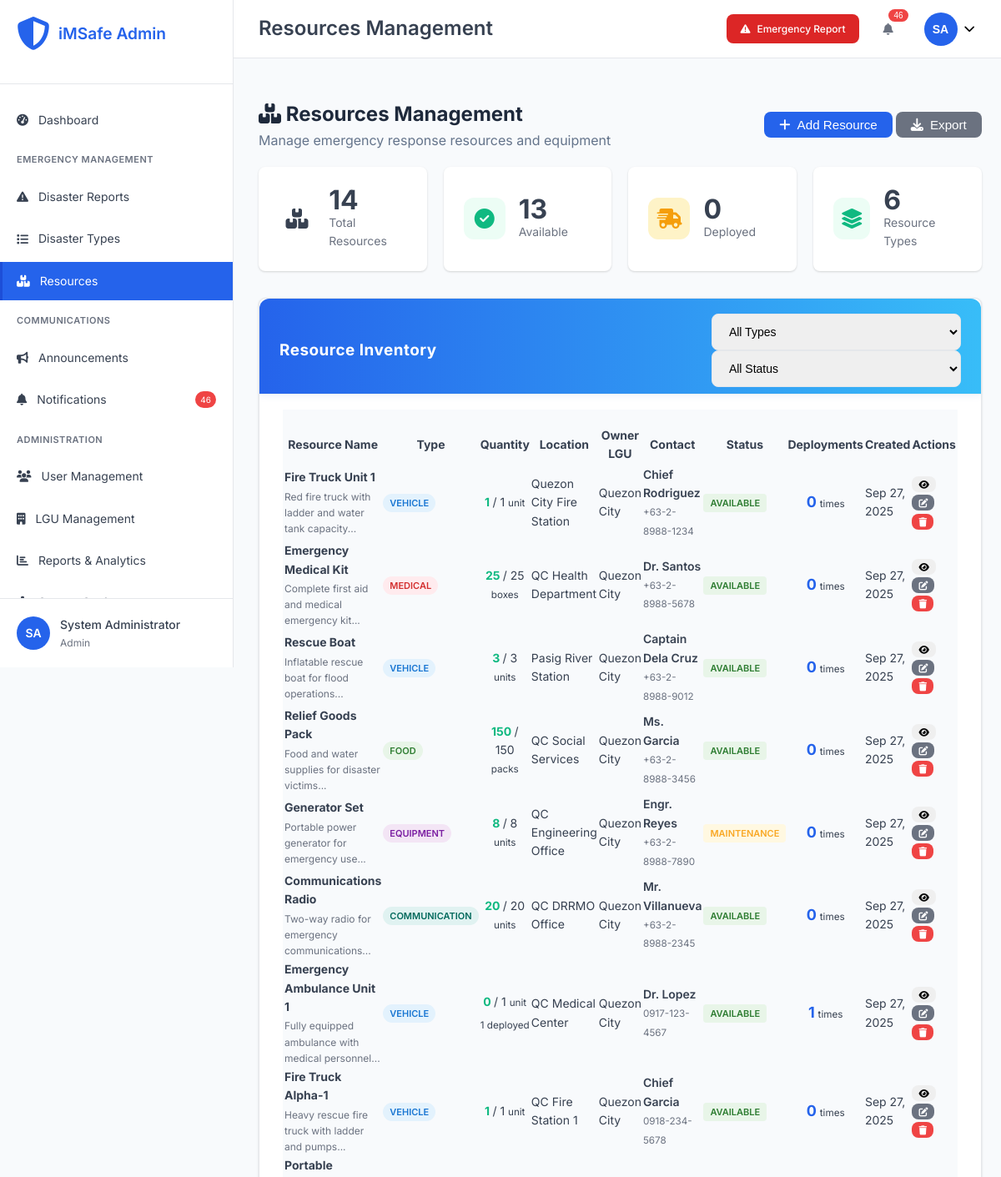
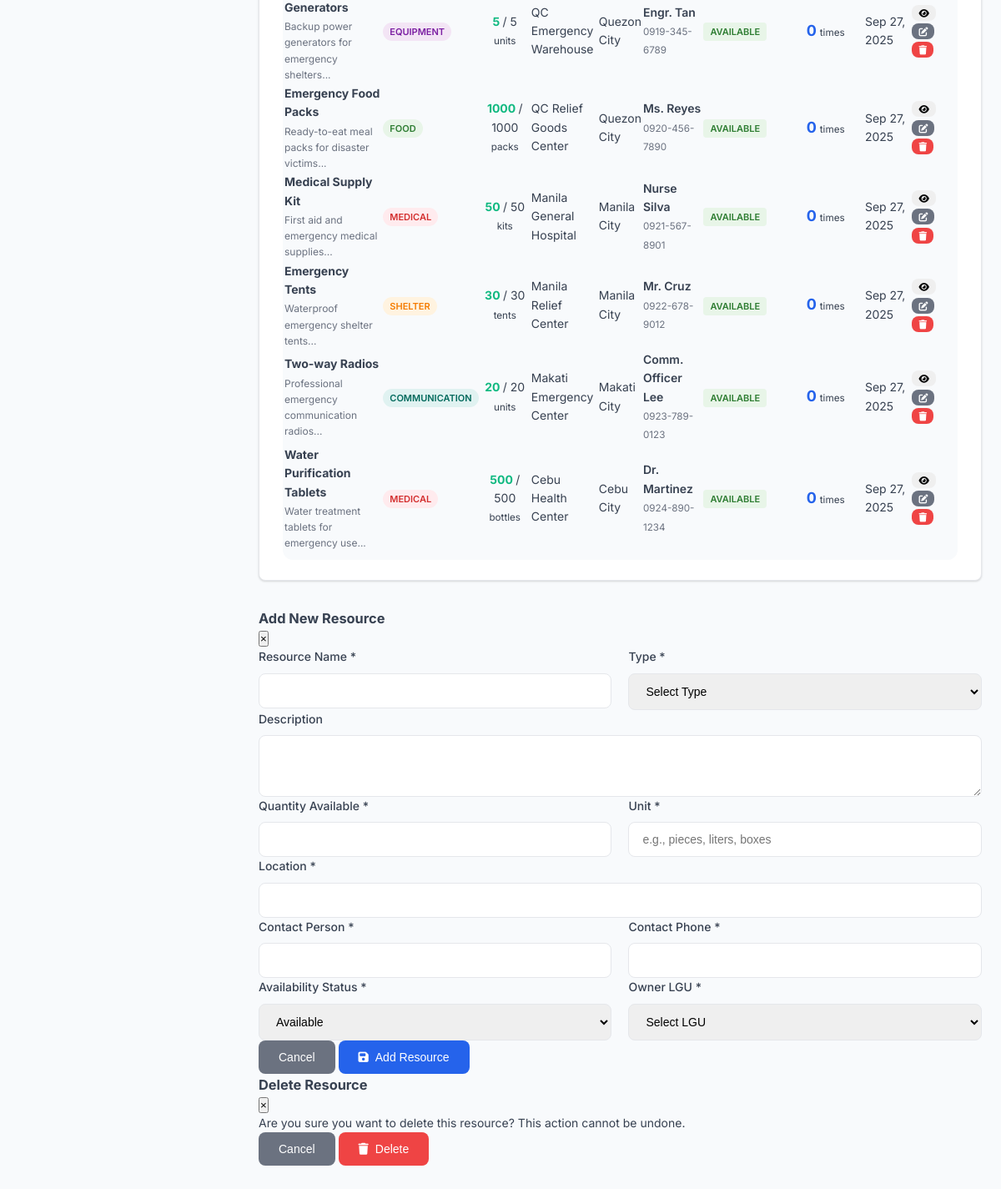
Page /admin/resources.php (signed in) on the committed database (2 pictures, top to bottom).
### tables this page shows
CREATE TABLE `resources` (
  `resource_id` int(11) NOT NULL,
  `resource_name` varchar(255) NOT NULL,
  `resource_type` enum('vehicle','equipment','medical','food','shelter','communication','other') NOT NULL,
  `description` text DEFAULT NULL,
  `quantity_available` int(11) DEFAULT 0,
  `unit` varchar(50) NOT NULL,
  `location` varchar(255) NOT NULL,
  `contact_person` varchar(255) NOT NULL,
  `contact_phone` varchar(20) NOT NULL,
  `availability_status` enum('available','deployed','maintenance','unavailable') DEFAULT 'available',
  `owner_lgu_id` int(11) DEFAULT NULL,
  `created_by` int(11) DEFAULT NULL,
  `created_at` timestamp NOT NULL DEFAULT current_timestamp(),
  `updated_at` timestamp NOT NULL DEFAULT current_timestamp() ON UPDATE current_timestamp()
);

CREATE TABLE `lgus` (
  `lgu_id` int(11) NOT NULL,
  `lgu_name` varchar(100) NOT NULL,
  `lgu_type` enum('city','municipality','province','barangay') NOT NULL,
  `region` varchar(50) DEFAULT NULL,
  `province` varchar(50) DEFAULT NULL,
  `city_municipality` varchar(50) DEFAULT NULL,
  `barangay` varchar(50) DEFAULT NULL,
  `contact_person` varchar(100) DEFAULT NULL,
  `contact_phone` varchar(20) DEFAULT NULL,
  `contact_email` varchar(100) DEFAULT NULL,
  `office_address` text DEFAULT NULL,
  `response_time_hours` int(11) DEFAULT 24,
  `is_active` tinyint(1) DEFAULT 1,
  `created_at` timestamp NOT NULL DEFAULT current_timestamp(),
  `updated_at` timestamp NOT NULL DEFAULT current_timestamp() ON UPDATE current_timestamp()
);

### admin/includes/auth.php (called while the page is built, shortened)
<?php
function hasRole($required_roles) {
    return in_array($_SESSION['role'] ?? '', $required_roles);
}
?>

### admin/resources.php (the view, shortened to what this page needs)
<?php
require_once '../config/database.php';
require_once 'includes/auth.php';
$user_id = $_SESSION['user_id'] ?? ($_SESSION['user_data']['user_id'] ?? 1);
$user_lgu_id = $_SESSION['lgu_id'] ?? ($_SESSION['user_data']['lgu_id'] ?? null);
if ($user_lgu_id === null) {
    try {
        $lgu_stmt = $pdo->prepare("SELECT lgu_id FROM users WHERE user_id = ?");
        $lgu_stmt->execute([$user_id]);
        $user_data = $lgu_stmt->fetch();
        $user_lgu_id = $user_data['lgu_id'] ?? 1;
    } catch (Exception $e) {
        $user_lgu_id = 1;
    }
}
$resource_query = "
    SELECT r.*, l.lgu_name, CONCAT(u.first_name, ' ', u.last_name) as created_by_name,
           COUNT(DISTINCT dr.disaster_id) as deployment_count,
           COALESCE(SUM(CASE WHEN dr.status = 'active' THEN dr.quantity_deployed ELSE 0 END), 0) as currently_deployed
    FROM resources r
    LEFT JOIN lgus l ON r.owner_lgu_id = l.lgu_id
    LEFT JOIN users u ON r.created_by = u.user_id
    LEFT JOIN disaster_resource_deployments dr ON r.resource_id = dr.resource_id
";
$params = [];
$resource_query .= " GROUP BY r.resource_id ORDER BY r.created_at DESC";
try {
    $stmt = $pdo->prepare($resource_query);
    $stmt->execute($params);
    $resources = $stmt->fetchAll();
    $stats_query = "
        SELECT
            COUNT(*) as total_resources,
            COUNT(CASE WHEN availability_status = 'available' THEN 1 END) as available_resources,
            COUNT(CASE WHEN availability_status = 'deployed' THEN 1 END) as deployed_resources,
            COUNT(CASE WHEN availability_status = 'maintenance' THEN 1 END) as maintenance_resources,
            COUNT(DISTINCT resource_type) as resource_types
        FROM resources
    ";
    $stats_stmt = $pdo->prepare($stats_query);
    $stats_stmt->execute($params);
    $stats = $stats_stmt->fetch();
} catch (Exception $e) {
    error_log("Resources fetch error: " . $e->getMessage());
    $resources = [];
    $stats = ['total_resources' => 0, 'available_resources' => 0, 'deployed_resources' => 0, 'maintenance_resources' => 0, 'resource_types' => 0];
}
include 'includes/header.php';
?>
<div class="page-header">
    <div class="page-title">
        <h2><i class="fas fa-boxes"></i> Resources Management</h2>
        <p>Manage emergency response resources and equipment</p>
    </div>
    <div class="page-actions">
        <button onclick="showCreateModal()" class="btn btn-primary">
            <i class="fas fa-plus"></i> Add Resource
        </button>
        <button onclick="exportResources()" class="btn btn-secondary">
            <i class="fas fa-download"></i> Export
        </button>
    </div>
</div>
<div class="stats-grid">
    <div class="stat-card">
        <div class="stat-icon primary">
            <i class="fas fa-boxes"></i>
        </div>
        <div class="stat-content">
            <div class="stat-number"><?php echo $stats['total_resources']; ?></div>
            <div class="stat-label">Total Resources</div>
        </div>
    </div>
    <div class="stat-card">
        <div class="stat-icon success">
            <i class="fas fa-check-circle"></i>
        </div>
        <div class="stat-content">
            <div class="stat-number"><?php echo $stats['available_resources']; ?></div>
            <div class="stat-label">Available</div>
        </div>
    </div>
    <div class="stat-card">
        <div class="stat-icon warning">
            <i class="fas fa-shipping-fast"></i>
        </div>
        <div class="stat-content">
            <div class="stat-number"><?php echo $stats['deployed_resources']; ?></div>
            <div class="stat-label">Deployed</div>
        </div>
    </div>
    <div class="stat-card">
        <div class="stat-icon info">
            <i class="fas fa-layer-group"></i>
        </div>
        <div class="stat-content">
            <div class="stat-number"><?php echo $stats['resource_types']; ?></div>
            <div class="stat-label">Resource Types</div>
        </div>
    </div>
</div>
<div class="dashboard-card">
    <div class="card-header">
        <h3>Resource Inventory</h3>
        <div class="filters">
            <select id="typeFilter" onchange="filterResources()">
                <option value="">All Types</option>
            </select>
            <select id="statusFilter" onchange="filterResources()">
                <option value="">All Status</option>
            </select>
        </div>
    </div>
    <div class="card-content">
        <div class="table-container">
            <table id="resourcesTable">
                <thead>
                    <tr>
                        <th>Resource Name</th>
                        <th>Type</th>
                        <th>Quantity</th>
                        <th>Location</th>
                        <th>Owner LGU</th>
                        <th>Contact</th>
                        <th>Status</th>
                        <th>Deployments</th>
                        <th>Created</th>
                        <th>Actions</th>
                    </tr>
                </thead>
                <tbody>
                    <?php foreach ($resources as $resource): ?>
                        <tr>
                            <td>
                                <div class="resource-info">
                                    <strong><?php echo htmlspecialchars($resource['resource_name']); ?></strong>
                                    <?php if ($resource['description']): ?>
                                        <div class="resource-description">
                                            <?php echo htmlspecialchars(substr($resource['description'], 0, 80)) . '...'; ?>
                                        </div>
                                    <?php endif; ?>
                                </div>
                            </td>
                            <td>
                                <span class="type-badge type-<?php echo $resource['resource_type']; ?>">
                                    <?php echo ucfirst(str_replace('_', ' ', $resource['resource_type'])); ?>
                                </span>
                            </td>
                            <td>
                                <div class="quantity-info">
                                    <span class="quantity-available">
                                        <?php echo $resource['quantity_available'] - $resource['currently_deployed']; ?>
                                    </span>
                                    /
                                    <span class="quantity-total"><?php echo $resource['quantity_available']; ?></span>
                                    <small><?php echo htmlspecialchars($resource['unit']); ?></small>
                                    <?php if ($resource['currently_deployed'] > 0): ?>
                                        <div class="deployed-info">
                                            <small class="text-warning">
                                                <?php echo $resource['currently_deployed']; ?> deployed
                                            </small>
                                        </div>
                                    <?php endif; ?>
                                </div>
                            </td>
                            <td><?php echo htmlspecialchars($resource['location']); ?></td>
                            <td><?php echo htmlspecialchars($resource['lgu_name']); ?></td>
                            <td>
                                <div class="contact-info">
                                    <div><?php echo htmlspecialchars($resource['contact_person']); ?></div>
                                    <small><?php echo htmlspecialchars($resource['contact_phone']); ?></small>
                                </div>
                            </td>
                            <td>
                                <span class="status-badge status-<?php echo $resource['availability_status']; ?>">
                                    <?php echo ucfirst($resource['availability_status']); ?>
                                </span>
                            </td>
                            <td>
                                <div class="deployment-info">
                                    <span class="deployment-count"><?php echo $resource['deployment_count']; ?></span>
                                    <small>times</small>
                                </div>
                            </td>
                            <td><?php echo date('M d, Y', strtotime($resource['created_at'])); ?></td>
                            <td>
                                <div class="action-buttons">
                                    <button onclick="viewResource(<?php echo $resource['resource_id']; ?>)"
                                            class="btn btn-xs btn-info" title="View Details">
                                        <i class="fas fa-eye"></i>
                                    </button>
                                    <?php if (hasRole(['admin']) || $resource['owner_lgu_id'] == $user_lgu_id): ?>
                                        <button onclick="editResource(<?php echo $resource['resource_id']; ?>)"
                                                class="btn btn-xs btn-secondary" title="Edit">
                                            <i class="fas fa-edit"></i>
                                        </button>
                                        <button onclick="deleteResource(<?php echo $resource['resource_id']; ?>)"
                                                class="btn btn-xs btn-danger" title="Delete">
                                            <i class="fas fa-trash"></i>
                                        </button>
                                    <?php endif; ?>
                                </div>
                            </td>
                        </tr>
                    <?php endforeach; ?>
                </tbody>
            </table>
        </div>
    </div>
</div>
<div id="createResourceModal" class="modal">
    <div class="modal-content modal-lg">
        <div class="modal-header">
            <h3>Add New Resource</h3>
            <button class="modal-close" onclick="closeCreateModal()">&times;</button>
        </div>
        <form method="POST" class="modal-form">
            <div class="form-row">
                <div class="form-group">
                    <label for="resource_name">Resource Name *</label>
                    <input type="text" name="resource_name" id="resource_name" required>
                </div>
                <div class="form-group">
                    <label for="resource_type">Type *</label>
                    <select name="resource_type" id="resource_type" required>
                        <option value="">Select Type</option>
                    </select>
                </div>
            </div>
            <div class="form-group">
                <label for="description">Description</label>
                <textarea name="description" id="description" rows="3"></textarea>
            </div>
            <div class="form-row">
                <div class="form-group">
                    <label for="quantity_available">Quantity Available *</label>
                    <input type="number" name="quantity_available" id="quantity_available" min="0" required>
                </div>
                <div class="form-group">
                    <label for="unit">Unit *</label>
                    <input type="text" name="unit" id="unit" placeholder="e.g., pieces, liters, boxes" required>
                </div>
            </div>
            <div class="form-group">
                <label for="location">Location *</label>
                <input type="text" name="location" id="location" required>
            </div>
            <div class="form-row">
                <div class="form-group">
                    <label for="contact_person">Contact Person *</label>
                    <input type="text" name="contact_person" id="contact_person" required>
                </div>
                <div class="form-group">
                    <label for="contact_phone">Contact Phone *</label>
                    <input type="tel" name="contact_phone" id="contact_phone" required>
                </div>
            </div>
            <div class="form-row">
                <div class="form-group">
                    <label for="availability_status">Availability Status *</label>
                    <select name="availability_status" id="availability_status" required>
                        <option value="available">Available</option>
                    </select>
                </div>
                <?php if (hasRole(['admin'])): ?>
                    <div class="form-group">
                        <label for="owner_lgu_id">Owner LGU *</label>
                        <select name="owner_lgu_id" id="owner_lgu_id" required>
                            <option value="">Select LGU</option>
                        </select>
                    </div>
                <?php endif; ?>
            </div>
            <div class="form-actions">
                <button type="button" onclick="closeCreateModal()" class="btn btn-secondary">Cancel</button>
                <button type="submit" name="create_resource" class="btn btn-primary">
                    <i class="fas fa-save"></i> Add Resource
                </button>
            </div>
        </form>
    </div>
</div>
<div id="deleteModal" class="modal">
    <div class="modal-content">
        <div class="modal-header">
            <h3>Delete Resource</h3>
            <button class="modal-close" onclick="closeDeleteModal()">&times;</button>
        </div>
        <form method="POST" class="modal-form">
            <p>Are you sure you want to delete this resource? This action cannot be undone.</p>
            <div class="form-actions">
                <button type="button" onclick="closeDeleteModal()" class="btn btn-secondary">Cancel</button>
                <button type="submit" name="delete_resource" class="btn btn-danger">
                    <i class="fas fa-trash"></i> Delete
                </button>
            </div>
        </form>
    </div>
</div>
<?php include 'includes/footer.php'; ?>

### rows in the picture
resources: resource_name "Fire Truck Unit 1", description "Red fire truck with ladder and water tank capacity", resource_type "VEHICLE", quantity_available "1", unit "unit", location "Quezon City Fire Station", owner_lgu.lgu_name "Quezon City", contact_person "Chief Rodriguez", contact_phone "+63-2-8988-1234", availability_status "AVAILABLE", deployment_count "0", created_at "Sep 27, 2025"
resources: resource_name "Emergency Medical Kit", description "Complete first aid and medical emergency kit", resource_type "MEDICAL", quantity_available "25", unit "boxes", location "QC Health Department", owner_lgu.lgu_name "Quezon City", contact_person "Dr. Santos", contact_phone "+63-2-8988-5678", availability_status "AVAILABLE", deployment_count "0", created_at "Sep 27, 2025"
resources: resource_name "Rescue Boat", description "Inflatable rescue boat for flood operations", resource_type "VEHICLE", quantity_available "3", unit "units", location "Pasig River Station", owner_lgu.lgu_name "Quezon City", contact_person "Captain Dela Cruz", contact_phone "+63-2-8988-9012", availability_status "AVAILABLE", deployment_count "0", created_at "Sep 27, 2025"
resources: resource_name "Relief Goods Pack", description "Food and water supplies for disaster victims", resource_type "FOOD", quantity_available "150", unit "packs", location "QC Social Services", owner_lgu.lgu_name "Quezon City", contact_person "Ms. Garcia", contact_phone "+63-2-8988-3456", availability_status "AVAILABLE", deployment_count "0", created_at "Sep 27, 2025"
resources: resource_name "Generator Set", description "Portable power generator for emergency use", resource_type "EQUIPMENT", quantity_available "8", unit "units", location "QC Engineering Office", owner_lgu.lgu_name "Quezon City", contact_person "Engr. Reyes", contact_phone "+63-2-8988-7890", availability_status "MAINTENANCE", deployment_count "0", created_at "Sep 27, 2025"
resources: resource_name "Communications Radio", description "Two-way radio for emergency communications", resource_type "COMMUNICATION", quantity_available "20", unit "units", location "QC DRRMO Office", owner_lgu.lgu_name "Quezon City", contact_person "Mr. Villanueva", contact_phone "+63-2-8988-2345", availability_status "AVAILABLE", deployment_count "0", created_at "Sep 27, 2025"
resources: resource_name "Emergency Ambulance Unit 1", description "Fully equipped ambulance with medical personnel", resource_type "VEHICLE", currently_deployed "0", quantity_available "1", unit "unit", currently_deployed "1", location "QC Medical Center", owner_lgu.lgu_name "Quezon City", contact_person "Dr. Lopez", contact_phone "0917-123-4567", availability_status "AVAILABLE", deployment_count "1", created_at "Sep 27, 2025"
resources: resource_name "Fire Truck Alpha-1", description "Heavy rescue fire truck with ladder and pumps", resource_type "VEHICLE", quantity_available "1", unit "unit", location "QC Fire Station 1", owner_lgu.lgu_name "Quezon City", contact_person "Chief Garcia", contact_phone "0918-234-5678", availability_status "AVAILABLE", deployment_count "0", created_at "Sep 27, 2025"
resources: resource_name "Portable Generators", description "Backup power generators for emergency shelters", resource_type "EQUIPMENT", quantity_available "5", unit "units", location "QC Emergency Warehouse", owner_lgu.lgu_name "Quezon City", contact_person "Engr. Tan", contact_phone "0919-345-6789", availability_status "AVAILABLE", deployment_count "0", created_at "Sep 27, 2025"
resources: resource_name "Emergency Food Packs", description "Ready-to-eat meal packs for disaster victims", resource_type "FOOD", quantity_available "1000", unit "packs", location "QC Relief Goods Center", owner_lgu.lgu_name "Quezon City", contact_person "Ms. Reyes", contact_phone "0920-456-7890", availability_status "AVAILABLE", deployment_count "0", created_at "Sep 27, 2025"
resources: resource_name "Medical Supply Kit", description "First aid and emergency medical supplies", resource_type "MEDICAL", quantity_available "50", unit "kits", location "Manila General Hospital", owner_lgu.lgu_name "Manila City", contact_person "Nurse Silva", contact_phone "0921-567-8901", availability_status "AVAILABLE", deployment_count "0", created_at "Sep 27, 2025"
resources: resource_name "Emergency Tents", description "Waterproof emergency shelter tents", resource_type "SHELTER", quantity_available "30", unit "tents", location "Manila Relief Center", owner_lgu.lgu_name "Manila City", contact_person "Mr. Cruz", contact_phone "0922-678-9012", availability_status "AVAILABLE", deployment_count "0", created_at "Sep 27, 2025"
resources: resource_name "Two-way Radios", description "Professional emergency communication radios", resource_type "COMMUNICATION", quantity_available "20", unit "units", location "Makati Emergency Center", owner_lgu.lgu_name "Makati City", contact_person "Comm. Officer Lee", contact_phone "0923-789-0123", availability_status "AVAILABLE", deployment_count "0", created_at "Sep 27, 2025"
resources: resource_name "Water Purification Tablets", description "Water treatment tablets for emergency use", resource_type "MEDICAL", quantity_available "500", unit "bottles", location "Cebu Health Center", owner_lgu.lgu_name "Cebu City", contact_person "Dr. Martinez", contact_phone "0924-890-1234", availability_status "AVAILABLE", deployment_count "0", created_at "Sep 27, 2025"

### other values in the picture
$notifications_count "46"
getUserInitials() "SA"
getUserName() "System Administrator"
str_replace('_', ' ', $_SESSION['role']) "Admin"
$page_title "Resources Management"
$stats['total_resources'] "14"
$stats['available_resources'] "13"
$stats['deployed_resources'] "0"
$stats['resource_types'] "6"
